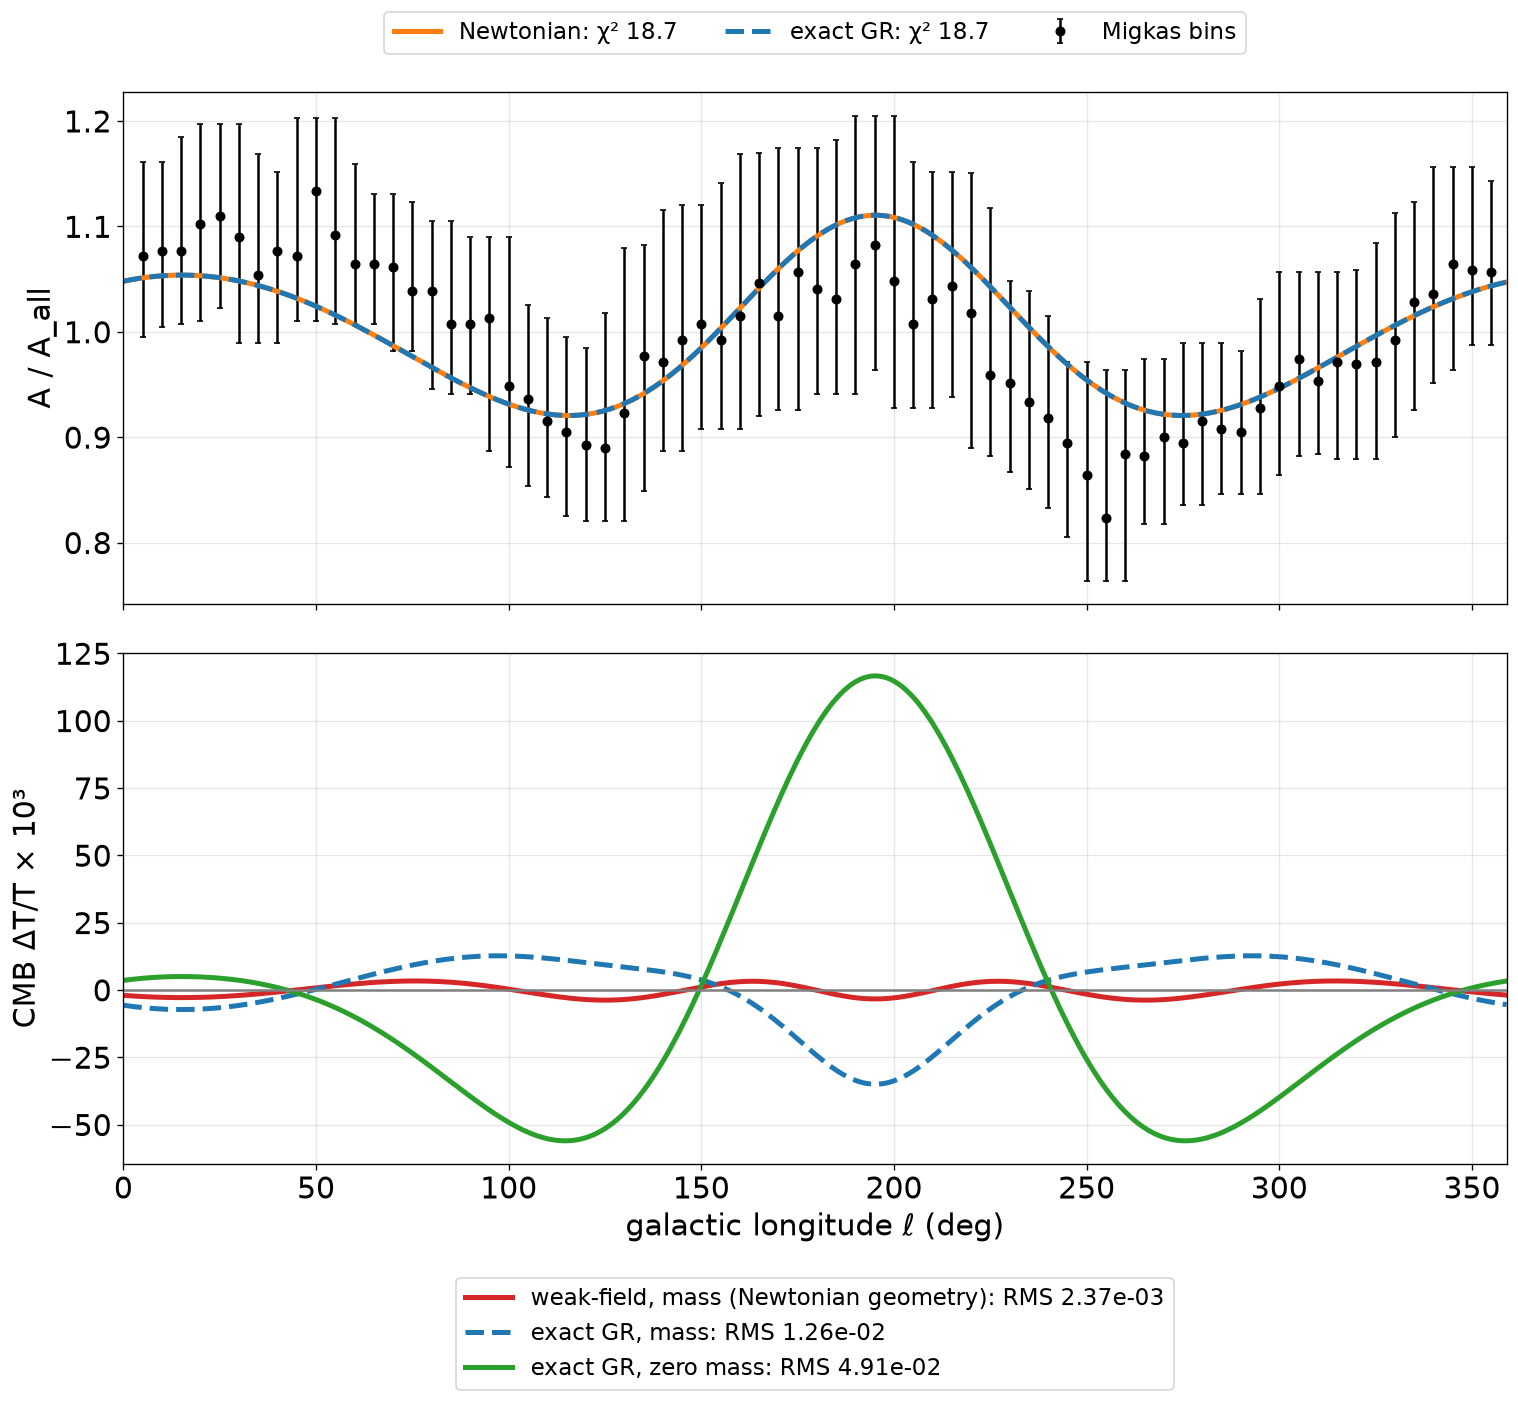

Here is the Python script that generated this plot:
exec(open("paper_repro/stretch/gr_exact.py").read().split("p1=np.array")[0])
import json
fullN,fullG=np.load("paper_repro/stretch/gr_top_curves.npy")
print("csv vs recomputed Newtonian max diff",np.abs(fullN-full).max())
st=json.load(open("/tmp/gr_top_stats.json"))
GN=fullN/fullN.mean(); GG=fullG/fullG.mean()
p1=np.array(P2full,float); p0=p1.copy(); p0[2]=0
out={}
for nm,p,fn,G in (("weak-field, mass (Newtonian geometry)",p1,S_model,GN),("exact GR, mass",p1,S_gr,GG),("exact GR, zero mass",p0,S_gr,GG)):
    o=fn(*p); out[nm]=resid(G,o[0]); print(nm,rms(out[nm]))
b_=np.loadtxt("migkas-A-vs-angle-bins.csv",delimiter=",",skiprows=1)
plt.rcParams.update({"font.size":18}); fig,ax=plt.subplots(2,1,figsize=(13,12),sharex=True)
ax[0].errorbar(b_[:,0],b_[:,1],yerr=[b_[:,2],b_[:,3]],fmt="o",color="k",ms=5,capsize=2,label="Migkas bins")
ax[0].plot(ELL,fullN,lw=3,color="tab:orange",label=f"Newtonian: χ² {st['chiN'][0]:.1f}")
ax[0].plot(ELL,fullG,lw=3,ls="--",color="tab:blue",label=f"exact GR: χ² {st['chiG'][0]:.1f}")
ax[0].set_ylabel("A / A_all"); ax[0].legend(fontsize=14,loc="upper center",bbox_to_anchor=(0.5,1.18),ncol=3); ax[0].grid(alpha=.3)
for (nm,R),c,ls in zip(out.items(),("tab:red","tab:blue","tab:green"),("-","--","-")):
    ax[1].plot(ELL,R*1e3,color=c,ls=ls,lw=3,label=f"{nm}: RMS {rms(R):.2e}")
ax[1].axhline(0,color="gray"); ax[1].set_ylabel("CMB ΔT/T × 10³"); ax[1].set_xlabel("galactic longitude ℓ (deg)")
ax[1].legend(fontsize=14,loc="upper center",bbox_to_anchor=(0.5,-0.2),ncol=1); ax[1].grid(alpha=.3); ax[1].set_xlim(0,359)
plt.tight_layout(); plt.savefig("paper_repro/stretch/gr_exact_both.png",dpi=120,bbox_inches="tight")
